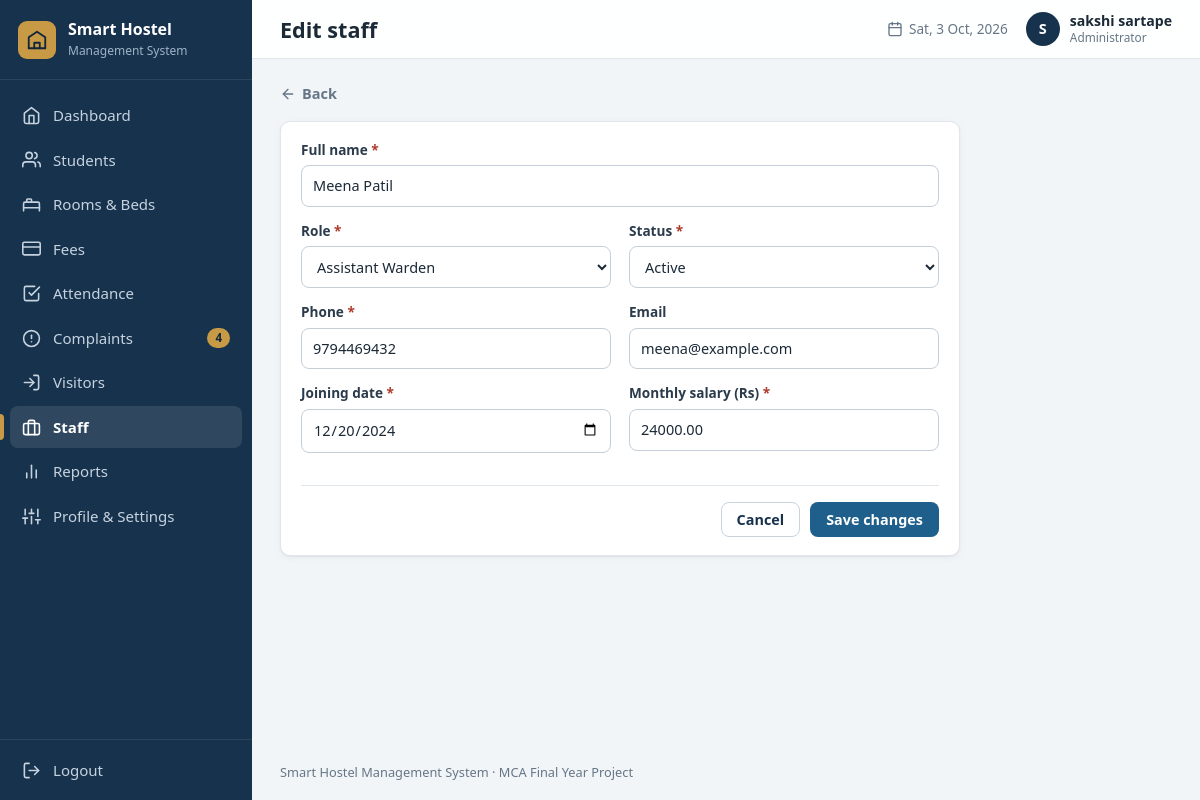
The page /staff/2/edit (signed in) on the database its author committed.
### tables this page shows
CREATE TABLE settings (
    key   TEXT PRIMARY KEY,
    value TEXT NOT NULL
);

CREATE TABLE users (
    id            INTEGER PRIMARY KEY AUTOINCREMENT,
    username      TEXT NOT NULL UNIQUE COLLATE NOCASE,
    password_hash TEXT NOT NULL,
    full_name     TEXT NOT NULL,
    email         TEXT,
    phone         TEXT,
    role          TEXT NOT NULL DEFAULT 'Administrator',
    created_at    TEXT NOT NULL DEFAULT (datetime('now','localtime')),
    last_login    TEXT
);

CREATE TABLE staff (
    id           INTEGER PRIMARY KEY AUTOINCREMENT,
    staff_code   TEXT NOT NULL UNIQUE,            -- e.g. STF-0001
    full_name    TEXT NOT NULL,
    role         TEXT NOT NULL,
    phone        TEXT NOT NULL UNIQUE,
    email        TEXT UNIQUE COLLATE NOCASE,
    joining_date TEXT NOT NULL,
    salary       REAL NOT NULL CHECK (salary >= 0),
    status       TEXT NOT NULL DEFAULT 'Active' CHECK (status IN ('Active','Inactive')),
    created_at   TEXT NOT NULL DEFAULT (datetime('now','localtime'))
);

### routes/staff.py (the view, shortened to what this page needs)
@bp.route("/<int:staff_id>/edit", methods=["GET", "POST"])
def edit_staff(staff_id):
    member = db.query_one("SELECT * FROM staff WHERE id = ?", (staff_id,))
    if member is None:
        abort(404)
    data, errors = dict(member), {}
    data["salary"] = f"{member['salary']:.2f}"
    return render_template("staff_form.html", staff=member, data=data, errors=errors,
                           roles=helpers.STAFF_ROLES, statuses=helpers.STAFF_STATUSES)

### db.py (called while the page is built)
def connect(path):
    conn = sqlite3.connect(path, timeout=10)
    conn.row_factory = sqlite3.Row          # rows behave like dicts: row["name"]
    conn.execute("PRAGMA foreign_keys = ON")
    return conn

def get_db():
    if "db" not in g:
        g.db = connect(current_app.config["DATABASE"])
    return g.db

def query_one(sql, params=()):
    return get_db().execute(sql, params).fetchone()

def scalar(sql, params=()):
    row = get_db().execute(sql, params).fetchone()
    return row[0] if row else None

def get_setting(key, default=""):
    row = query_one("SELECT value FROM settings WHERE key = ?", (key,))
    return row["value"] if row else DEFAULT_SETTINGS.get(key, default)

### helpers.py (called while the page is built)
def today():
    return date.today().isoformat()

def csrf_token():
    if "_csrf" not in session:
        session["_csrf"] = secrets.token_hex(16)
    return session["_csrf"]

def icon(name, size=18):
    path = _ICONS.get(name, _ICONS["file"])
    return Markup(f'<svg class="icon" width="{size}" height="{size}" viewBox="0 0 24 24" fill="none" '
                  f'stroke="currentColor" stroke-width="2" stroke-linecap="round" '
                  f'stroke-linejoin="round" aria-hidden="true">{path}</svg>')

### templates/staff_form.html (shortened to what this page needs)
{% extends "base.html" %}
{% from "_macros.html" import csrf, field, select %}
{% block heading %}<h1>{{ 'Edit staff' if staff else 'Add staff' }}</h1>{% endblock %}
{% block content %}
<div class="page-head"><a class="back-link" href="{{ url_for('staff.staff_details', staff_id=staff.id) if staff else url_for('staff.list_staff') }}">{{ icon('arrow-left', 16) }} Back</a></div>
<form method="post" class="card form-card narrow" novalidate data-validate>
  <div class="form-grid">
    {{ field('Full name', 'full_name', data.get('full_name'), errors, required=True, span=2) }}
    {{ select('Role', 'role', roles, data.get('role'), errors, required=True) }}
    {{ select('Status', 'status', statuses, data.get('status'), errors, required=True, blank='') }}
    {{ field('Phone', 'phone', data.get('phone'), errors, type='tel', required=True, attrs='data-pattern="phone"') }}
    {{ field('Email', 'email', data.get('email'), errors, type='email', placeholder='Optional') }}
    {{ field('Joining date', 'joining_date', data.get('joining_date'), errors, type='date', required=True, attrs='max="' ~ today() ~ '"') }}
    {{ field('Monthly salary (Rs)', 'salary', data.get('salary'), errors, type='number', required=True, attrs='min="0" step="0.01"') }}
  </div>
  <div class="form-actions"><a class="btn btn-secondary" href="{{ url_for('staff.staff_details', staff_id=staff.id) if staff else url_for('staff.list_staff') }}">Cancel</a>
    <button class="btn btn-primary" type="submit">{{ 'Save changes' if staff else 'Add staff' }}</button></div>
</form>
{% endblock %}

### templates/base.html (shortened to what this page needs)
{% from "_macros.html" import csrf %}
<!DOCTYPE html>
<html lang="en">
<head>
  <link rel="stylesheet" href="{{ url_for('static', filename='css/style.css') }}">
</head>
<body class="app">
<aside class="sidebar" id="sidebar">
  <a class="brand" href="{{ url_for('dashboard.index') }}">
    <span class="brand-mark">{{ icon('building', 22) }}</span>
    <span class="brand-text"><strong>{{ hostel_name }}</strong><small>Management System</small></span>
  </a>
  <nav class="nav" aria-label="Main navigation">
    {% for bp_name, endpoint, label, icon_name in navigation %}
      <a href="{{ url_for(endpoint) }}" class="nav-link{% if request.blueprint == bp_name %} active{% endif %}">
        {{ icon(icon_name, 19) }}<span>{{ label }}</span>
        {% if bp_name == 'complaints' and open_complaints %}<em class="nav-count">{{ open_complaints }}</em>{% endif %}
      </a>
    {% endfor %}
  </nav>
  <form method="post" action="{{ url_for('auth.logout') }}" class="logout-form">
    <button type="submit" class="nav-link logout">{{ icon('logout', 19) }}<span>Logout</span></button>
  </form>
</aside>
<div class="main">
  <header class="topbar">
    <div class="topbar-title">{% block heading %}{% endblock %}</div>
    <div class="topbar-right">
      <span class="topbar-date">{{ icon('calendar', 16) }} <span id="today-label">{{ today() }}</span></span>
      <a class="user-chip" href="{{ url_for('profile.view') }}" title="Profile & settings">
        <span class="avatar">{{ current_user.full_name[:1]|upper }}</span>
        <span class="user-name">{{ current_user.full_name }}<small>{{ current_user.role }}</small></span>
      </a>
    </div>
  </header>
  <main class="content">
    {% block content %}{% endblock %}
  </main>
  <footer class="footer">{{ hostel_name }} Management System &middot; MCA Final Year Project</footer>
</div>
</body>
</html>

### templates/_macros.html (shortened to what this page needs)
{% macro field(label, name, value='', errors={}, type='text', required=False, placeholder='', help='', attrs='', span=1) %}
<div class="field{% if errors.get(name) %} has-error{% endif %}{% if span == 2 %} span-2{% endif %}">
  <label for="f_{{ name }}">{{ label }}{% if required %} <span class="req" title="required">*</span>{% endif %}</label>
  <input type="{{ type }}" id="f_{{ name }}" name="{{ name }}" value="{{ value if value is not none else '' }}"
         placeholder="{{ placeholder }}" {% if required %}required{% endif %} {{ attrs|safe }}>
</div>
{% endmacro %}
{% macro select(label, name, options, value='', errors={}, required=False, blank='Select...', span=1, attrs='') %}
<div class="field{% if errors.get(name) %} has-error{% endif %}{% if span == 2 %} span-2{% endif %}">
  <label for="f_{{ name }}">{{ label }}{% if required %} <span class="req" title="required">*</span>{% endif %}</label>
  <select id="f_{{ name }}" name="{{ name }}" {% if required %}required{% endif %} {{ attrs|safe }}>
    {% for o in options %}
      {% set v = o[0] if o is not string else o %}{% set l = o[1] if o is not string else o %}
      <option value="{{ v }}" {% if value|string == v|string %}selected{% endif %}>{{ l }}</option>
    {% endfor %}
  </select>
</div>
{% endmacro %}

### rows shown on the page
settings: value "Smart Hostel"
users: full_name "S", full_name "sakshi sartape", role "Administrator"
staff: full_name "Meena Patil", role "Assistant Warden", status "Active", phone "9794469432", email "meena@example.com", joining_date "12/20/2024"

### other values the page prints
{{ label }} "Dashboard" "Students" "Rooms & Beds" "Fees" "Attendance" "Complaints" "Visitors" "Staff" "Reports" "Profile & Settings"
{{ open_complaints }} "4"
{{ 'Edit staff' if staff else 'Add staff' }} "Edit staff"
{{ label }} "Full name Phone Email Joining date Monthly salary (Rs)"
{{ label }} "Role Status"
{{ 'Save changes' if staff else 'Add staff' }} "Save changes"
